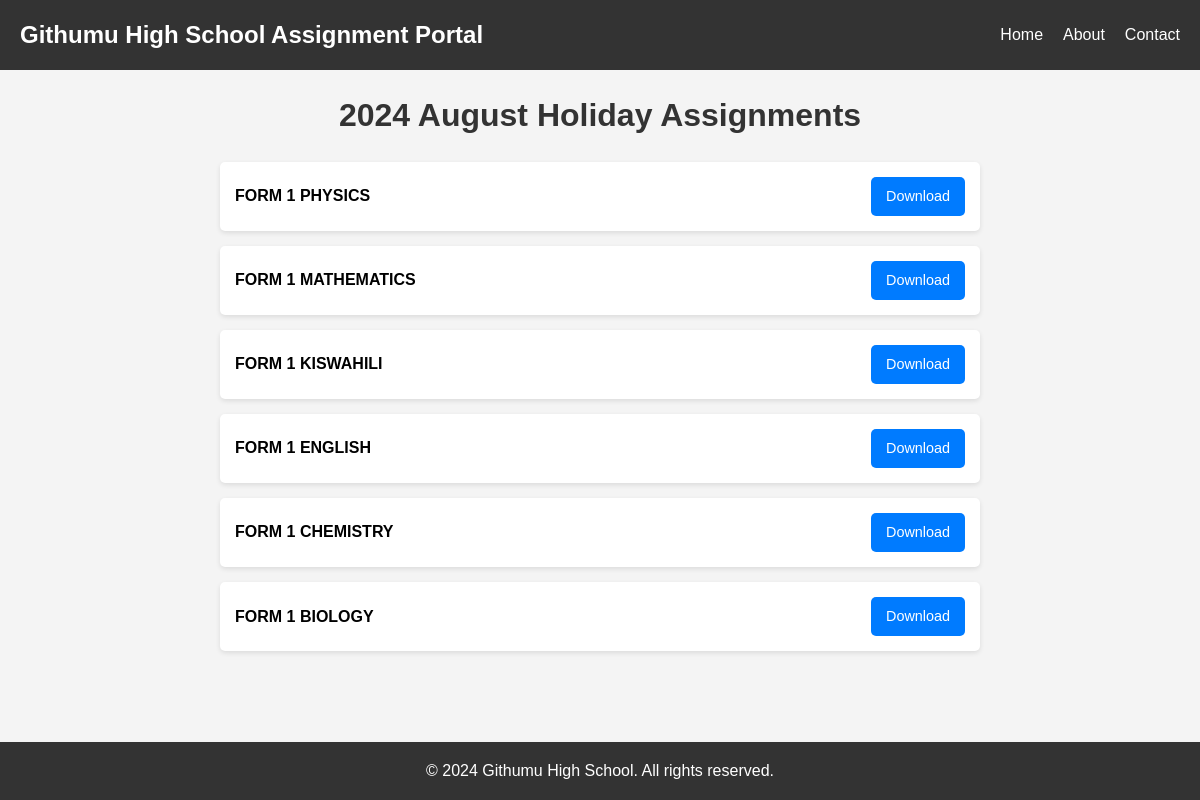
The page /class_list/2/ on the database its author committed.
### assignments/models.py (models this page shows, shortened)
class Assignment(models.Model):
    title = models.CharField(max_length=200, default='AUGUST HOLIDAY ASSIGNMENT')
    grade=models.IntegerField(choices=grades)
    subject=models.CharField(max_length=50,choices=subjects)
    description = models.TextField(blank=True)
    file = models.FileField(upload_to='assignments/')
    uploaded_at = models.DateTimeField(auto_now_add=True)

### assignments/views.py (the view)
# urls.py: path('class_list/<int:assignment_list_id>/', views.assignment_list, name='assignment_list'),
def assignment_list(request, assignment_list_id):
    assignment_list = get_object_or_404(Assignment, id=assignment_list_id)
    all_assignments = Assignment.objects.filter(grade=assignment_list.grade).order_by('-subject')
    return render(request, 'assignments/assignment_list.html', {'assignment_list': assignment_list,'assignment_list': all_assignments})

### assignments/templates/assignments/assignment_list.html (shortened to what this page needs)
{% load static %}
<!DOCTYPE html>
<html lang="en">
<head>
    <link rel="stylesheet" href="{% static 'assignments/css/style.css' %}">
</head>
<body>
    <header>
        <nav>
            <div class="logo">Githumu High School Assignment Portal</div>
            <ul class="nav-links">
                <li><a href="{% url 'class_list' %}"> Home</a></li>
                <li><a href="#">About</a></li>
                <li><a href="#">Contact</a></li>
            </ul>
        </nav>
    </header>
    <main>
        <h1> 2024 August Holiday Assignments</h1>
        <ul class="assignment-list">
        {% for assignment in assignment_list %}
            <li>
                <span class="assignment-title">FORM {{ assignment.grade }} {{ assignment.subject }}</span>
                <a href={{assignment.file.url }} class="download-button" download>Download</a>
            </li>
        {% endfor %}
        </ul>
    </main>
    <footer>
        <p>&copy; 2024 Githumu High School. All rights reserved.</p>
    </footer>
</body>
</html>

### assignments/static/assignments/css/style.css (style rules this page uses)
* { margin: 0; padding: 0; box-sizing: border-box; }
body { font-family: Arial, sans-serif; line-height: 1.6; background-color: #f4f4f4; font-size: 16px; display: flex; flex-direction: column; min-height: 100vh; }
header { background-color: #333; color: #fff; padding: 1rem 0; }
nav { max-width: 1200px; margin: 0 auto; display: flex; justify-content: space-between; align-items: center; padding: 0 20px; }
.logo { font-size: 1.5em; font-weight: bold; }
.nav-links { list-style: none; display: flex; }
.nav-links li { margin-left: 20px; }
.nav-links a { color: #fff; text-decoration: none; transition: color 0.3s ease; }
main { flex: 1; padding: 20px; max-width: 800px; margin: 0 auto; width: 100%; }
h1 { color: #333; text-align: center; font-size: 2em; margin-bottom: 20px; }
.assignment-list { list-style-type: none; padding: 0; }
.assignment-list li { background-color: #fff; margin-bottom: 15px; padding: 15px; border-radius: 5px; box-shadow: 0 2px 5px rgba(0,0,0,0.1); display: flex; justify-content: space-between; align-items: center; transition: all 0.3s ease; }
.assignment-title { font-weight: bold; }
.download-button { display: inline-block; padding: 8px 15px; background-color: #007bff; color: #fff; text-decoration: none; border-radius: 5px; transition: background-color 0.3s ease, transform 0.1s ease; font-size: 0.9em; border: none; cursor: pointer; }
footer { background-color: #333; color: #fff; text-align: center; padding: 1rem 0; margin-top: auto; }

### rows shown on the page
Assignment: grade "1", subject "PHYSICS"
Assignment: grade "1", subject "MATHEMATICS"
Assignment: grade "1", subject "KISWAHILI"
Assignment: grade "1", subject "ENGLISH"
Assignment: grade "1", subject "CHEMISTRY"
Assignment: grade "1", subject "BIOLOGY"
